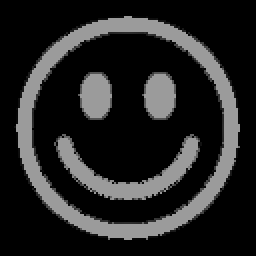
%> input picture original.png, 128 x 128 px (shown 2 times larger)
$ octave main.m   (GNU Octave 9; MATLAB toolbox functions it lacks are replaced by stand-ins)
%> lines starting %> are read from the running program, lines starting %| are printed output that depends on the picture; in (x1, y1, x2, y2) boxes, pixels count from 0 and x2, y2 are one past the last pixel; in counts of white or black regions, pixels touching at a corner belong together; the program's own positions count from 1
### hiding1.m
function [idct_sum] = hiding1(a, b)
subplot(1,2,1);
imshow(a); % original image
title("Original image");
sgtitle("Image Hiding",'Color','blue');
ba = imbinarize(a); % conversion of image into binary
[m,n]=size(ba);
a1 = [ba, zeros(256-m,256-n);zeros(256-m,256)]; % zero padding
dct_b = dct2(double(b));
sum = double(a1) + dct_b; % addition of two images
idct_sum = idct2(double(sum));
idct_sum = uint8(idct_sum);
subplot(1,2,2)
imshow(idct_sum);
title('Hidden image');
imwrite(idct_sum,'hidden.png');
end

### extract1.m
function [p] = extract1(a ,b, m, n)

figure;
subplot(1,2,1);
imshow(a);
title("Hidden image");
dct_a = dct2(double(a));
dct_b = dct2(double(b));
c = dct_a - dct_b;
subplot(1,2,2)
sgtitle('Image Extraction','color','blue');
p = uint8(255 * c);
imshow(p(1:m,1:n));
title('Extracted image');
end

### main.m
clc;
clear all;
close all;

a = imread("original.png"); % image to be hidden
%> a is the input picture: size 128x128 uint8; min 0, max 155, mean 36.4
b = imread("cameraman.tif"); % image to hide in another image
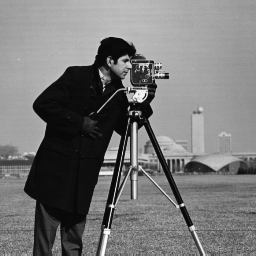
%> input picture cameraman.tif, 256 x 256 px
%> b is the input picture: size 256x256 uint8; min 7, max 253, mean 118.7
[m,n] = size(a);
%> m = 128; n = 128

hidden_image = hiding1(a,b);
%> in hiding1, `ba = imbinarize(a);`:
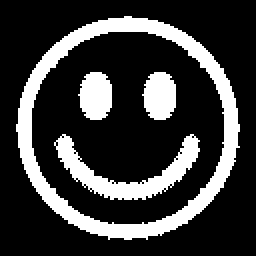
%> ba: size 128x128 logical (shown 2 times larger); 22.9% white; 4 white regions, box (x1, y1, x2, y2) and area: (8, 8, 120, 120) 2331, (27, 67, 100, 100) 775, (39, 36, 56, 60) 324, (71, 36, 88, 60) 324
%> in hiding1, `a1 = [ba, zeros(256-m,256-n);zeros(256-m,256)];`:
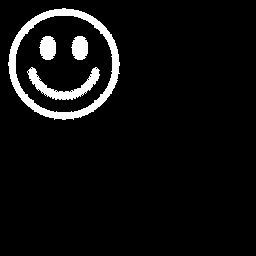
%> a1: size 256x256 double; values 0 (black) and 1 (white), 5.7% white; 4 white regions, box (x1, y1, x2, y2) and area: (8, 8, 120, 120) 2331, (27, 67, 100, 100) 775, (39, 36, 56, 60) 324, (71, 36, 88, 60) 324
%> in hiding1, `dct_b = dct2(double(b));`:
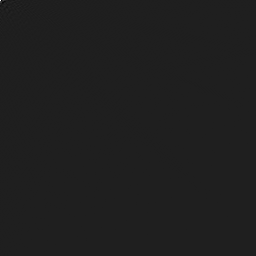
%> dct_b: size 256x256 double; min -4225.8, max 30393.5, mean 0.6; drawn with min black and max white
extracted_image = extract1(hidden_image,b,m,n);
%> in extract1, `c = dct_a - dct_b;`:
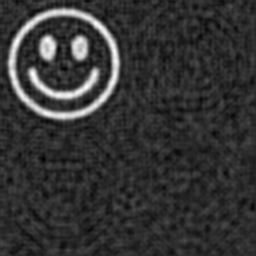
%> c: size 256x256 double; min -0.257, max 1.27, mean 0.0568; drawn with min black and max white
%> in extract1, `p = uint8(255 * c);`:
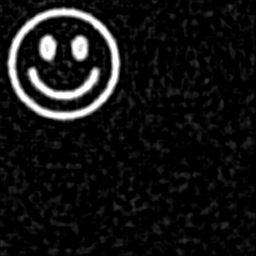
%> p: size 256x256 uint8; min 0, max 255, mean 19.7
%> in extract1, `imshow(p(1:m,1:n));`:
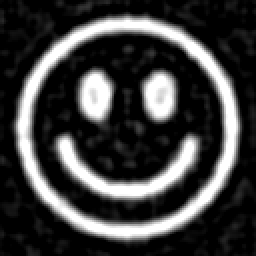
%> displayed picture: size 128x128, on the screen's scale of 0 to 255 (shown 2 times larger); min 0, max 255, mean 61.7
